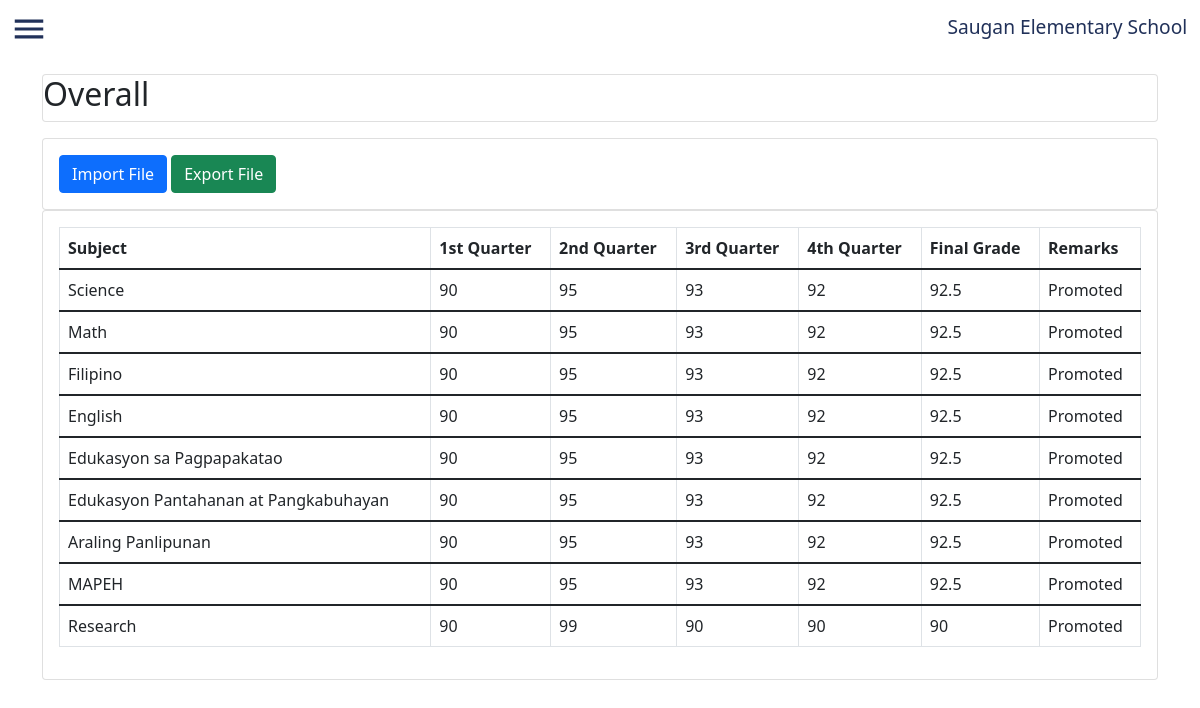
The app's page /overall.php with its own data.
### tables this page shows
CREATE TABLE `overall` (
  `id` int(11) NOT NULL,
  `subject` varchar(50) NOT NULL,
  `first_qtr` varchar(15) NOT NULL,
  `second_qtr` varchar(15) NOT NULL,
  `third_qtr` varchar(15) NOT NULL,
  `fourth_qtr` varchar(15) NOT NULL,
  `final_grade` varchar(15) NOT NULL,
  `remarks` varchar(15) NOT NULL
);

### overall.php (the view, shortened to what this page needs)
<?php
include "connect.php";
?>
<!DOCTYPE html>
<tml>
<head>
	<link href="https://cdn.jsdelivr.net/npm/bootstrap@5.1.3/dist/css/bootstrap.min.css" rel="stylesheet">
	<link rel="stylesheet" type="text/css" href="sidebarother.css">
	<link rel="stylesheet" type="text/css" href="homepageother.css">
</head>
<body>
<section class="headerhome">
		<svg xmlns="http://www.w3.org/2000/svg" height="24" viewBox="0 0 24 24" width="24" id="hamburger"> <path d="M0 0h24v24H0z" fill="none" /> <path d="M3 18h18v-2H3v2zm0-5h18v-2H3v2zm0-7v2h18V6H3z" /></svg>
		<a href="adminhome.php" class="linkhome" id="linkhome">Saugan Elementary School</a>
</section>
	<div class="container">
		<div class ="jumbotron">
			<div class="card my-3">
				<h2>Overall</h2>
			</div>
			<div class="card">
				<div class="card-body">
					<button type="button" class="btn btn-primary" data-bs-toggle="modal" data-bs-target="#studentimportmodal">
  					Import File
					</button>
					<button type="button" class="btn btn-success" data-bs-toggle="modal" data-bs-target="#studentexportmodal">
  					Export File
					</button>
				</div>
			</div>
				<div class="card">
					<div class="card-body">
					<?php
						$query = "SELECT * FROM `overall`";
						$query_run = mysqli_query($con,$query);
					?>
					<div class ="table-responsive col-lg-12">	<table id="datatableid" class="table table-bordered">
							  <thead>
							    <tr>
							      <th scope="col">Subject</th>
							      <th scope="col">1st Quarter</th>
							      <th scope="col">2nd Quarter</th>
							      <th scope="col">3rd Quarter</th>
							      <th scope="col">4th Quarter</th>
							      <th scope="col">Final Grade</th>
							      <th scope="col">Remarks</th>
							    </tr>
							  </thead>
					<?php
						if ($query_run)
							{
								foreach ($query_run as $row)
							{
					?>
							  <tbody>
							    <tr>
							      <td><?php echo $row['subject']; ?></td>
							      <td><?php echo $row['first_qtr']; ?></td>
							      <td><?php echo $row['second_qtr']; ?></td>
							      <td><?php echo $row['third_qtr']; ?></td>
							      <td><?php echo $row['fourth_qtr']; ?></td>
							      <td><?php echo $row['final_grade']; ?></td>
							      <td><?php echo $row['remarks']; ?></td>
							    </tr>
							  </tbody>
					<?php
							}
						}
						else{
						echo "Data does not exist";
						}
					?>
							</table>
						</div>
					</div>
				</div>
		</div>
	</div>
<br><br>
</body>
</html>

### sidebarother.css (style rules this page uses)
body { margin: 0; padding: 0; }
#hamburger { fill: #213159; height: 38px; width: 38px; margin: 10px; cursor: pointer; }

### homepageother.css (style rules this page uses)
.linkhome { font-size: 1.2rem; text-decoration: none; color: #213159; padding: 0.8rem; float: right; transition: .3s ease; }

### records on screen
overall: subject "Science", first_qtr "90", second_qtr "95", third_qtr "93", fourth_qtr "92", final_grade "92.5", remarks "Promoted"
overall: subject "Math", first_qtr "90", second_qtr "95", third_qtr "93", fourth_qtr "92", final_grade "92.5", remarks "Promoted"
overall: subject "Filipino", first_qtr "90", second_qtr "95", third_qtr "93", fourth_qtr "92", final_grade "92.5", remarks "Promoted"
overall: subject "English", first_qtr "90", second_qtr "95", third_qtr "93", fourth_qtr "92", final_grade "92.5", remarks "Promoted"
overall: subject "Edukasyon sa Pagpapakatao", first_qtr "90", second_qtr "95", third_qtr "93", fourth_qtr "92", final_grade "92.5", remarks "Promoted"
overall: subject "Edukasyon Pantahanan at Pangkabuhayan", first_qtr "90", second_qtr "95", third_qtr "93", fourth_qtr "92", final_grade "92.5", remarks "Promoted"
overall: subject "Araling Panlipunan", first_qtr "90", second_qtr "95", third_qtr "93", fourth_qtr "92", final_grade "92.5", remarks "Promoted"
overall: subject "MAPEH", first_qtr "90", second_qtr "95", third_qtr "93", fourth_qtr "92", final_grade "92.5", remarks "Promoted"
overall: subject "Research", first_qtr "90", second_qtr "99", third_qtr "90", fourth_qtr "90", final_grade "90", remarks "Promoted"
